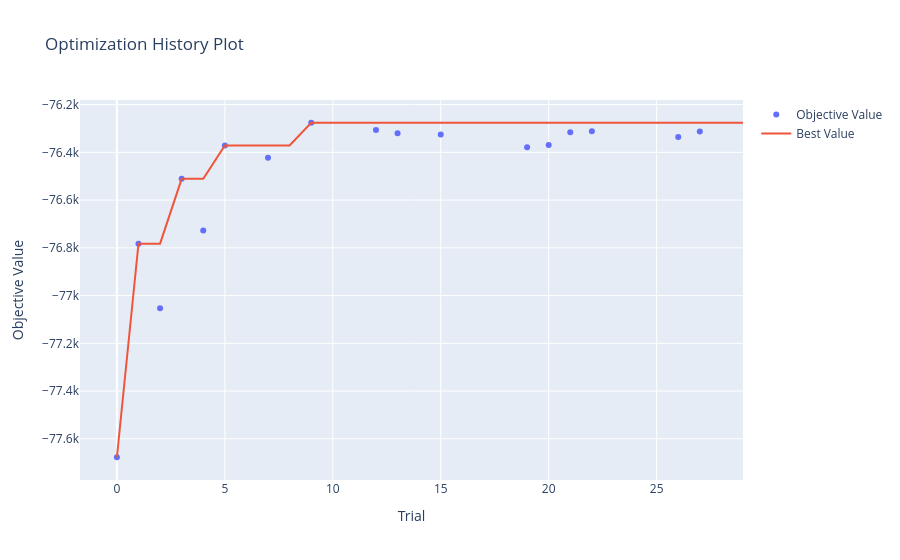
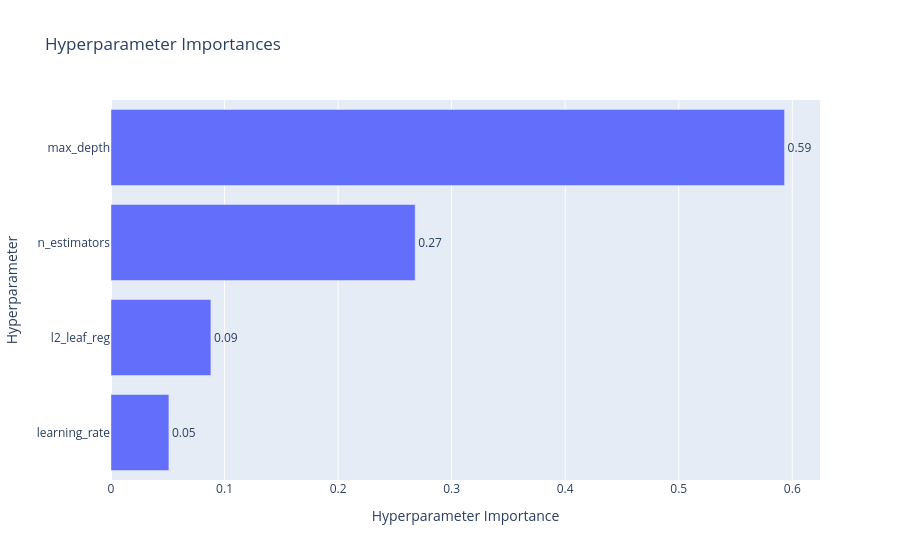

Write notebook code for charts like these, in order.
### Markdown cell above
Наилучшие гиперпараметры XGBoost: {
- 'learning_rate': 0.014190835536659665,
- 'max_depth': 3,
- 'n_estimators': 991,
- 'gamma': 0.8508917982233571,
- 'reg_alpha': 4.230819137897658,
- 'reg_lambda': 4.314078392249338
}

MAE улучшился на 8%: 84175->77226

### Code cell
def catboost_params_func(trial):
    return {
        'learning_rate': trial.suggest_float('learning_rate', 0.01, 0.1, log=True),
        'max_depth': trial.suggest_int('max_depth', 3, 10),
        'n_estimators': trial.suggest_int('n_estimators', 500, 2000),
        'l2_leaf_reg': trial.suggest_int('l2_leaf_reg', 1, 10),
    }

def catboost_estimator_func(params):
    return catboost_pipe(params)

catboost_study = optuna_helper.fit_study(
    catboost_params_func, catboost_estimator_func, scorer_func, n_trials=30, visualize=True, fit_params={'cat_features': CAT_FEATURES})

print('=== catboost ===')
print('Наилучшие гиперпараметры:', catboost_study.best_params)
print(f'MAE: {-catboost_study.best_value:.2f}')

### Figure 1 — Plotly figure (JSON) as saved in the notebook; plotly's stock layout.template omitted (floating-point values rounded to 4 significant figures)
{"data": [{"mode": "markers", "name": "Objective Value", "type": "scatter", "x": [0, 1, 2, 3, 4, 5, 7, 9, 12, 13, 15, 19, 20, 21, 22, 26, 27], "y": [-77680.0, -76780.0, -77050.0, -76510.0, -76730.0, -76370.0, -76420.0, -76280.0, -76310.0, -76320.0, -76330.0, -76380.0, -76370.0, -76320.0, -76310.0, -76340.0, -76310.0]}, {"mode": "lines", "name": "Best Value", "type": "scatter", "x": [0, 1, 2, 3, 4, 5, 6, 7, 8, 9, 10, 11, 12, 13, 14, 15, 16, 17, 18, 19, 20, 21, 22, 23, 24, 25, 26, 27, 28, 29], "y": [-77680.0, -76780.0, -76780.0, -76510.0, -76510.0, -76370.0, -76370.0, -76370.0, -76370.0, -76280.0, -76280.0, -76280.0, -76280.0, -76280.0, -76280.0, -76280.0, -76280.0, -76280.0, -76280.0, -76280.0, -76280.0, -76280.0, -76280.0, -76280.0, -76280.0, -76280.0, -76280.0, -76280.0, -76280.0, -76280.0]}, {"marker": {"color": "#cccccc"}, "mode": "markers", "name": "Infeasible Trial", "showlegend": false, "type": "scatter", "x": [], "y": []}], "layout": {"title": {"text": "Optimization History Plot"}, "xaxis": {"title": {"text": "Trial"}}, "yaxis": {"title": {"text": "Objective Value"}}}}

### Figure 2 — Plotly figure (JSON) as saved in the notebook; plotly's stock layout.template omitted (floating-point values rounded to 4 significant figures)
{"data": [{"cliponaxis": false, "hovertemplate": ["learning_rate (FloatDistribution): 0.05099043361947307<extra></extra>", "l2_leaf_reg (IntDistribution): 0.08797689511686568<extra></extra>", "n_estimators (IntDistribution): 0.2678616608657906<extra></extra>", "max_depth (IntDistribution): 0.5931710103978707<extra></extra>"], "name": "Objective Value", "orientation": "h", "text": ["0.05", "0.09", "0.27", "0.59"], "textposition": "outside", "type": "bar", "x": [0.05099, 0.08798, 0.2679, 0.5932], "y": ["learning_rate", "l2_leaf_reg", "n_estimators", "max_depth"]}], "layout": {"title": {"text": "Hyperparameter Importances"}, "xaxis": {"title": {"text": "Hyperparameter Importance"}}, "yaxis": {"title": {"text": "Hyperparameter"}}}}
